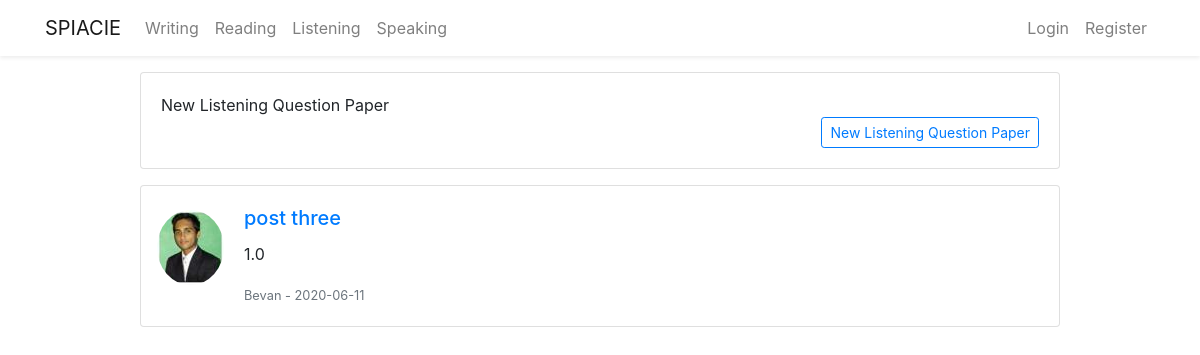
/listening, run on an earlier commit of the app's database.
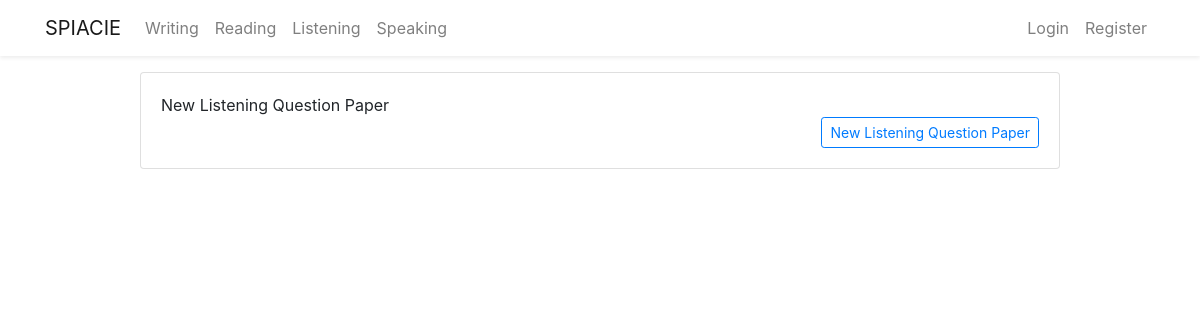
And on a later commit of the database.
### flaskblog/models.py (models this page shows, shortened)
class Questionpaper(db.Model):
    id = db.Column(db.Integer, primary_key=True)
    title = db.Column(db.String(100), unique=True, nullable=False)
    questions = db.Column(db.Integer, nullable=False)
    questiontype = db.Column(db.String(50), nullable=False)
    duration = db.Column(db.Float, nullable=False)
    date_posted = db.Column(db.DateTime, nullable=False,
                            default=datetime.utcnow)
    user_id = db.Column(db.Integer, db.ForeignKey('user.id'), nullable=False)

class User(db.Model,  UserMixin):
    id = db.Column(db.Integer, primary_key=True)
    firstname = db.Column(db.String(20), nullable=False)
    lastname = db.Column(db.String(20), nullable=False)
    username = db.Column(db.String(20), unique=True, nullable=False)
    email = db.Column(db.String(20), unique=True, nullable=False)
    password = db.Column(db.String(20), nullable=False)
    image_file = db.Column(db.String(20), nullable=False,
                           default='default.jpg')
    post = db.relationship('Post', backref='author', lazy=True)
    questionpaper = db.relationship(
        'Questionpaper', backref='creator', lazy=True)
    writingpaper = db.relationship(
        'Writingpaper', backref='wcreator', lazy=True)
    writinganswer = db.relationship(
        'Writingpaperanswer', backref='wcandidate', lazy=True)

### flaskblog/routes.py (the view)
@app.route("/listening")
def listening():
    questions = Questionpaper.query.filter(
        Questionpaper.questiontype.endswith('listening')).all()
    return render_template('listening.html', questions=questions)

### flaskblog/templates/listening.html
{% extends 'layout.html' %} {% block content %}
<div class="row justify-content-center mt-3">
  <div class="col-md-10">
    <div class="card">
      <div class="card-body">
        New Listening Question Paper
        <div class="text-right">
          <a
            type="button"
            class="btn btn-outline-primary btn-sm"
            href="/questionpaper/new"
          >
            New Listening Question Paper
          </a>
        </div>
      </div>
    </div>
    {% for question in questions %}
    <div class="card mb-3 mt-3">
      <div class="row no-gutters">
        <div class="text-center">
          <img
            class="rounded-circle mt-4 ml-3"
            src="{{ url_for('static', filename='profile_pics/' + question.creator.image_file) }}"
          />
        </div>
        <div class="col-md-6">
          <div class="card-body">
            <h5 class="card-title">
              <a class="article-title" href="#">{{ question.title }}</a>
            </h5>
            <p class="card-text">{{ question.duration }}</p>
            <p class="card-text">
              <small class="text-muted"
                >{{ question.creator.username }} - {{
                question.date_posted.strftime('%Y-%m-%d') }}</small
              >
            </p>
          </div>
        </div>
      </div>
    </div>
    {% endfor %}
  </div>
</div>
{% endblock content %}

What changed in the data, as far as the page shows it:
removed Questionpaper: image_file (picture), title "post three", duration "1.0", creator.username "Bevan", date_posted "2020-06-11"
